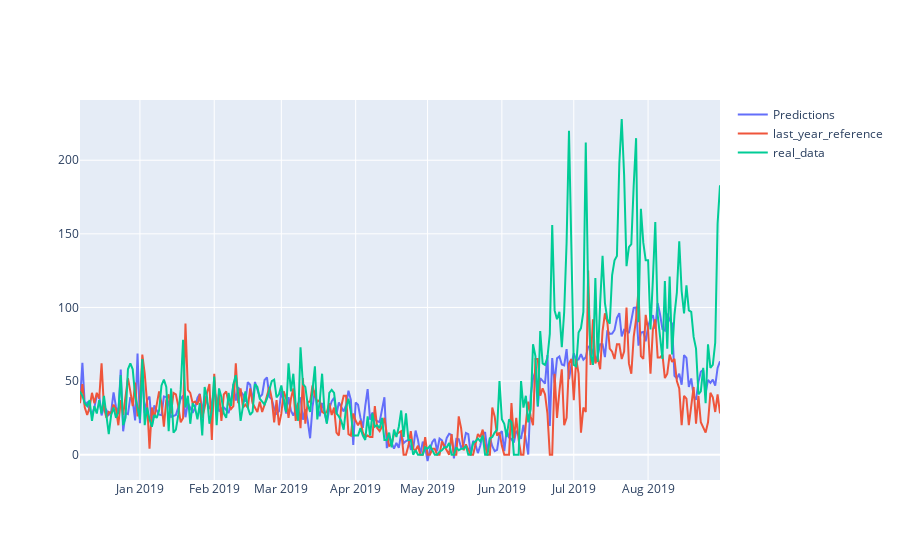

The code cell stored with this chart in its notebook:
### Code cell
import scipy as sp
import chart_studio.plotly as py
import plotly.graph_objects as go

# Create random data with numpy
np.random.seed(1)

# width = 20
# height = 12
# plt.figure(figsize=(width, height))
t = pd.date_range(start='2018-12-07',end='2019-08-31')


# Create traces
fig = go.Figure()
last_year=df.iloc[705:973,-4]
fig.add_trace(go.Scatter(x=t, y=preds,
                    mode='lines',
                    name='Predictions'))
fig.add_trace(go.Scatter(x=t, y=last_year,
                    mode='lines',
                    name='last_year_reference'))
fig.add_trace(go.Scatter(x=t, y=y_test_2,
                    mode='lines', name='real_data'))

fig.show()

import plotly.io as pio
pio.write_html(fig, 'arosa_model_comparison.html')

### Figure 1 — Plotly figure (JSON) as saved in the notebook; plotly's stock layout.template omitted (floating-point values rounded to 4 significant figures; data arrays with more than 128 entries replaced by an {"elided": "..."} marker saying what was removed)
{"data": [{"mode": "lines", "name": "Predictions", "type": "scatter", "x": {"elided": "268 str values"}, "y": {"elided": "268 float values"}}, {"mode": "lines", "name": "last_year_reference", "type": "scatter", "x": {"elided": "268 str values"}, "y": {"elided": "268 int values"}}, {"mode": "lines", "name": "real_data", "type": "scatter", "x": {"elided": "268 str values"}, "y": {"elided": "268 int values"}}], "layout": {}}
